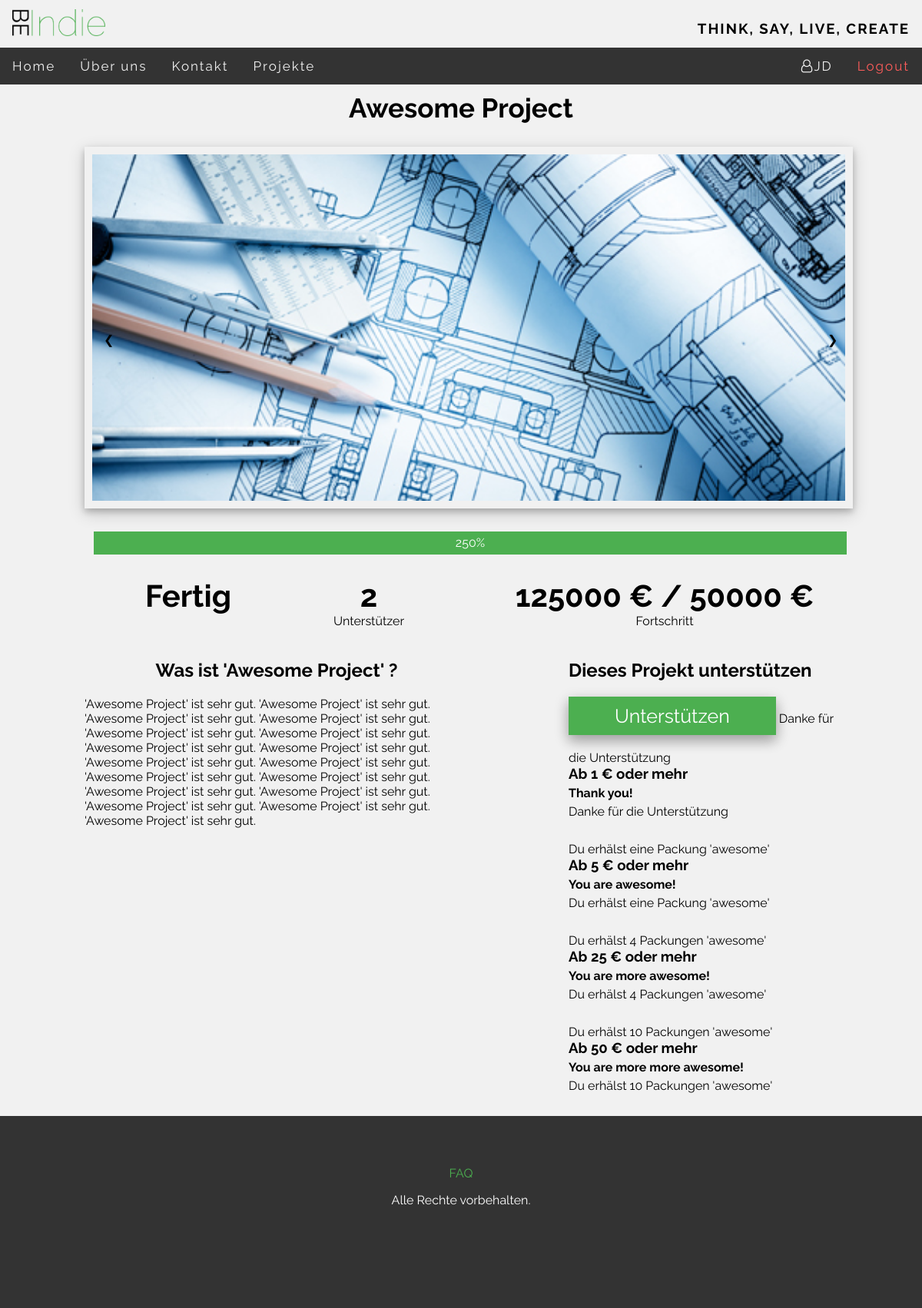
Screenshot of /BeIndie/index.php?page=projects&q=2 (signed in) with the database file from the repository.
### tables this page shows
CREATE TABLE `project` (
  `project_ID` int(11) NOT NULL,
  `creator` varchar(200) NOT NULL,
  `title` varchar(200) NOT NULL,
  `goal` int(11) NOT NULL,
  `current_status` int(11) NOT NULL,
  `start_date` date NOT NULL,
  `end_date` date NOT NULL,
  `category` varchar(200) NOT NULL,
  `description` varchar(200) NOT NULL
);

CREATE TABLE `project_image` (
  `image_ID` int(11) NOT NULL,
  `project_ID` int(11) NOT NULL,
  `image_path` varchar(200) NOT NULL
);

CREATE TABLE `reward` (
  `reward_ID` int(11) NOT NULL,
  `project_ID` int(11) NOT NULL,
  `min_amount` int(11) NOT NULL,
  `r_title` varchar(50) NOT NULL,
  `r_text` varchar(200) NOT NULL
);

### BeIndie/includes/pages/projects/projects.php (the view, shortened to what this page needs)
<div id="all_projects">
    <?php
        include ("includes/functions/swConnect.php");
    ?>
    <?php
        $project_ID = $_GET["q"];
        $titel = "select * from project where project_ID = $project_ID";
        $result1 = mysqli_query($conn, $titel);
        $row1 = mysqli_fetch_array($result1)
    ?>
    <div id="project">
            <h1><?=  $row1["title"] ?></h1>
        <div id="slideshow">
    <?php
        $slideshow = "select image_path from project_image pi join project p on pi.project_ID = p.project_ID where pi.project_ID = $project_ID";
        $result2 = mysqli_query($conn, $slideshow);
        while ($row2 = mysqli_fetch_array($result2)) {
        ?>
        <img class="slideshow" src=<?= $row2 ["image_path"] ?> >
        <?php }
        ?>
        <a class="left" onclick="plusDivs(-1)">&#10094;</a>
        <a class="right" onclick="plusDivs(1)">&#10095;</a>
        </div>
        <?php
        $current = "select current_status from project where project_ID = $project_ID";
        $result3 = mysqli_query($conn, $current);
        $goal = "select goal from project where project_ID = $project_ID";
        $result4 = mysqli_query($conn, $goal);
        $row3 = mysqli_fetch_array($result3);
        $row4 = mysqli_fetch_array($result4);
        ?>
        <div id="progress">
          <div id="progressbar">
            <div id="label"><?= round($row3["current_status"] / $row4["goal"] * 100) . '%'  ?></div>
          </div>
        </div>
        <?php
        $hours= "select UNIX_TIMESTAMP(end_date) from project where project_ID = $project_ID";
        $result5 = mysqli_query($conn, $hours);
        $row5 = mysqli_fetch_array($result5);
        $time = round(($row5["UNIX_TIMESTAMP(end_date)"] - strtotime(date('Y-m-d')))/ 3600);
        $days = round(($row5["UNIX_TIMESTAMP(end_date)"] - strtotime(date('Y-m-d')))/ 86400);
        ?>
        <div id="info">
            <div id ="timetogo">
                <?php
                if ($time <= 0) { ?>
                <h2> <?php echo 'Fertig' ?> </h2>
                <?php }
                elseif ($time > 72) { ?>
                    <h2> <?php echo $days ?> </h2>
                    <p><b>Tage</b> bis zum Ziel</p>
                <?php }
                else { ?>
                   <h2><?php echo $time ?></h2>
                   <p><b>Stunden</b> bis zum Ziel</p>
                <?php } ?>
            </div>
        <?php
        $backers = "select count(t.project_ID) from transaction t join project p on t.project_ID = p.project_ID where t.project_ID = $project_ID";
        $result6 = mysqli_query($conn, $backers);
        $row6 = mysqli_fetch_array($result6);
        ?>
            <div id ="backers">
                    <h2><?= $row6["count(t.project_ID)"]?></h2>
                    <p>Unterstützer</p>
            </div>
            <div id="goal">
            <h2> <?= $row3["current_status"]?> € / <?=$row4["goal"]?> €</h2>
            <p>Fortschritt</p>
            </div>
        </div>
        <?php
        $search = array("ä", "ö", "ü", "ß", "Ä", "Ö",
        "Ü");
        $replace = array("ae", "oe", "ue", "ss", "Ae", "Oe",
        "Ue");
        $text = "select description from project where project_ID = $project_ID";
        $result7 = mysqli_query($conn, $text);
        $row7 = mysqli_fetch_array($result7);
        $content = file_get_contents($row7["description"]);
        ?>
            <div id ="Text">
                <div id ="desciption">
                    <h2>Was ist '<?php echo $row1["title"] ?>' ?</h2>
                    <p><?php echo $content ?></p>
                </div>
           <div id ="backing">
                    <h2>Dieses Projekt unterstützen</h2>
                    <button type="button" >Unterstützen</button>
            <?php
            $rewards = "SELECT * from reward where project_ID = $project_ID order by min_amount asc";
            $result8 = mysqli_query($conn, $rewards);
            while ($row8 = mysqli_fetch_array($result8)){
            $text = file_get_contents($row8["r_text"]);
            echo str_replace($search,$replace,$text);
            ?>
                    <h3>Ab <?= $row8["min_amount"]?> € oder mehr</h3>
                    <h4><?= $row8["r_title"]?></h4>
                    <p><?= file_get_contents($row8["r_text"]) ?></p>
               <?php  } ?>
            </div>
        </div>
    </div>
</div>

### BeIndie/index.php (shortened to what this page needs)
<?php
$pagePath = "includes/pages/start/start.php";
$cssPath = "";
$page = "start";
if (!empty($_GET['page'])) {
    $subPageBasepath = "includes/pages/" . $_GET['page'] . "/";
    $givenPath = $subPageBasepath . "/" . $_GET['page'] . ".php";
    $cssPath = $subPageBasepath . "css/" . $_GET['page'] . ".css";
    if (file_exists($givenPath)) {
        $pagePath = $givenPath;
        $page = $_GET['page'];
    }
}
?>
<!DOCTYPE html>
<html>
    <head>
        <link rel="stylesheet" href="https://cdnjs.cloudflare.com/ajax/libs/font-awesome/4.7.0/css/font-awesome.min.css">
        <link rel="stylesheet" type="text/css" href="css/style.css">
        <?php if ($cssPath != "") : ?>
            <link rel="stylesheet" href="<?php echo $cssPath; ?>">
        <?php endif; ?>
    </head>
    <body>
        <div class="container">
            <?php include("includes/header.php"); ?>
            <main>
                <?php include ($pagePath); ?>
            </main>
            <?php include("includes/footer.php"); ?>
        </div>
    </body>
</html>

### BeIndie/includes/header.php (shortened to what this page needs)
<header>
    <div id="nav">
        <div id="navhead">
            <a href="index.php"><img src="images/logo.png" alt="logo"/></a><h3>Think, say, live, create</h3>
        </div>
        <div id="navbar">
            <ul class="topnav" id="myTopnav">
                <li class="<?php if ($page == 'start') {echo "active";} ?>"><a href="index.php">Home</a></li>
                <li class="<?php if ($page == 'about') {echo "active";} ?>"><a href="index.php?page=about">Über uns</a></li>
                <li class="<?php if ($page == 'contact') {echo "active";} ?>"><a href="index.php?page=contact">Kontakt</a></li>
                <li><a href="#">Projekte</a>
                </li>
                <?php if(isset($_SESSION["username"])) {?>
                    <li id="logout" class='login'><a href="includes/functions/logout.php">Logout</a></li>
                    <li class="login"><a href="index.php?page=user_profile&id=<?=$_SESSION["user_id"]?>"><i class="fa fa-user-o" style="font-size:17px"></i><?=$_SESSION["username"]?></a></li>
                <?php }else {?>
                    <li class="login" onclick="document.getElementById('id01').style.display='block'"><a href="#login">Login</a></li>
                <?php } ?>
            </ul>
        </div>
    </div>
</header>

### BeIndie/includes/footer.php
<footer>
    <article>
        <p id="footer_link"><a href="index.php?page=faq">FAQ</a></p>
        <p>Alle Rechte vorbehalten.</p>
    </article>
</footer>

### BeIndie/css/style.css (style rules this page uses)
* { margin: 0; }
body { background-color: #f1f1f1; }
body,h2,h3,h4,h5,h6,h7 { font-family: 'Raleway', sans-serif; }
h1 { font-size: 35px; }
#navhead { padding-top: 12px; overflow: hidden; width: 100%; position: relative; background-color: #f1f1f1; transition: height 0.3s linear 0s, padding 0.3s linear 0s; }
#navhead img { max-height: 35px; padding: 0.01em 16px; }
#navhead h3 { float: right; line-height: 50px; text-transform: uppercase; letter-spacing: 2px; padding: 0.01em 16px; }
#navbar { margin-bottom: -4px; }
ul.topnav { clear: both; list-style-type: none; margin: 0; padding: 0; overflow: hidden; background-color: #333; width: 100%; height: 48px; display: inline-block; z-index: 10; }
ul.topnav li { float: left; }
ul.topnav li a { display: inline-block; color: #f2f2f2; text-align: center; padding: 14px 16px; text-decoration: none; transition: 0.3s; font-size: 17px; letter-spacing: 2px; position: relative; }
ul.topnav li.login { float: right; }
ul.topnav li#logout a { color: #ff5d5b; }
footer { clear: both; background-color: #333; color: white; height: 250px; text-align: center; }
footer article { padding-top: 50px; }
#footer_link a { line-height: 50px; text-decoration: none; color: #4CAF50; }

### BeIndie/includes/pages/projects/css/projects.css (style rules this page uses)
#project { width: 980px; margin: 0 auto; }
h1 { padding-top: 10px; padding-bottom: 30px; text-align: center; }
#slideshow img { margin: auto; width: 100%; max-height: 500px; box-shadow: 0 4px 8px 0 rgba(0, 0, 0, 0.2), 0 6px 20px 0 rgba(0, 0, 0, 0.19); padding: 10px; margin-bottom: 30px; }
#slideshow a { position:absolute; border:none; display:inline-block; outline:0; vertical-align:middle; overflow:hidden; cursor:pointer; background: none; transition-duration: 1s; padding:15px 25px; }
#slideshow a.left { position:absolute; margin-top: -250px; transform:translate(0%,-50%); -ms-transform:translate(-0%,-50%); border-radius: 0 10px 10px 0; }
#slideshow a.right { position:absolute; margin-left: 942px; margin-top: -250px; transform:translate(0%,-50%); -ms-transform:translate(0%,-50%); border-radius: 10px 0 0 10px; }
h2 { text-align: center; margin-top: 10px; padding-bottom: 20px; padding-top: 20px; }
#progress { position: relative; width: 100%; height: 30px; background-color: #ddd; margin-left: 12px; z-index: -10; }
#progressbar { position: absolute; max-width: 980px; height: 100%; background-color: #4CAF50; }
#label { text-align: center; line-height: 30px; color: white; }
#info h2 { font-size: 40px; text-align: center; padding-bottom: 0px; }
#timetogo { float:left; padding-left: 50px; width: 170px; padding-bottom: 10px; }
#timetogo { text-align: center; }
#backers { float:left; padding-left: 100px; width: 100px; padding-bottom: 10px; }
#backers p { text-align: center; }
#goal { float:left; padding-left: 110px; width: 450px; padding-bottom: 10px; }
#goal p { text-align: center; }
#desciption { float:left; max-width:500px; word-wrap:break-word; }
#backing h2 { text-align: left; }
#backing h3,h4 { padding-bottom: 5px; }
#backing p { padding-bottom: 30px; }
#backing { float:right; max-width:350px; word-wrap:break-word; }
#backing button { font-family: 'Raleway', sans-serif; background-color: #4CAF50; border: none; color: white; padding: 10px 60px; display: inline-block; margin-bottom: 20px; font-size: 25px; box-shadow:0 8px 16px 0 rgba(0,0,0,0.2),0 6px 20px 0 rgba(0,0,0,0.19); cursor:pointer; z-index: -10; }

### rows the page displays
project: title "Awesome Project", $row3["current_status"] / $row4["goal"] * 100 "250", current_status "125000", goal "50000", description "'Awesome Project' ist sehr gut. 'Awesome Project' ist sehr gut. 'Awesome Project' ist sehr gut. 'Awesome Project' ist sehr gut. 'Awesome Project' ist sehr gut. 'Awesome Project' ist sehr gut. 'Awesome Project' ist sehr gut. 'Awesome Project' ist sehr gut. 'Awesome Project' ist sehr gut. 'Awesome Project' ist sehr gut. 'Awesome Project' ist sehr gut. 'Awesome Project' ist sehr gut. 'Awesome Project' ist sehr gut. 'Awesome Project' ist sehr gut. 'Awesome Project' ist sehr gut. 'Awesome Project' ist sehr gut. 'Awesome Project' ist sehr gut."
project_image: image_path (picture)
reward: r_text "Danke für die Unterstützung", min_amount "1", r_title "Thank you!"
reward: r_text "Du erhälst eine Packung 'awesome'", min_amount "5", r_title "You are awesome!"
reward: r_text "Du erhälst 4 Packungen 'awesome'", min_amount "25", r_title "You are more awesome!"
reward: r_text "Du erhälst 10 Packungen 'awesome'", min_amount "50", r_title "You are more more awesome!"

### other values shown
$_SESSION["username"] "JD"
$row6["count(t.project_ID)"] "2"
